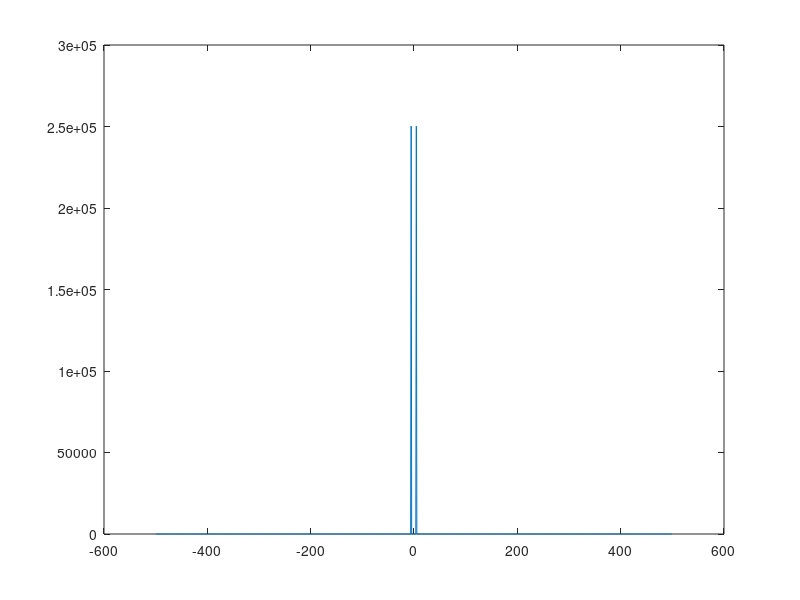
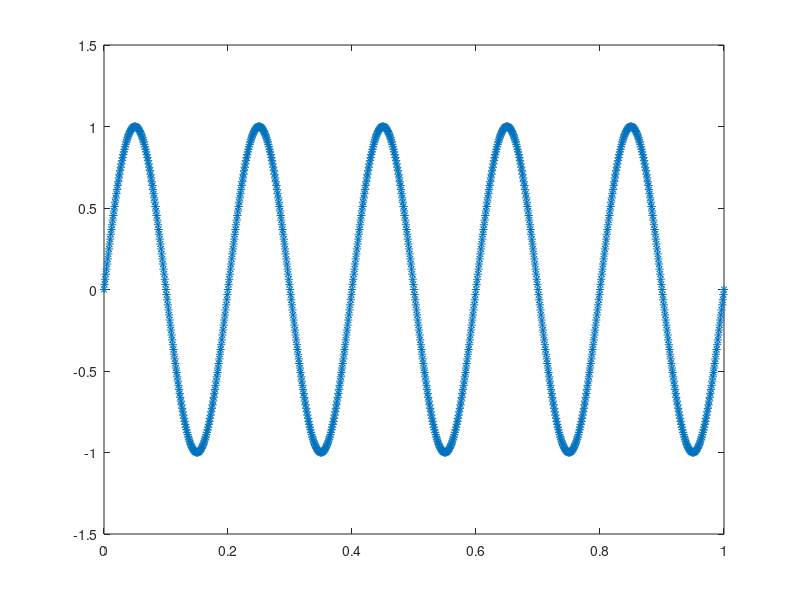
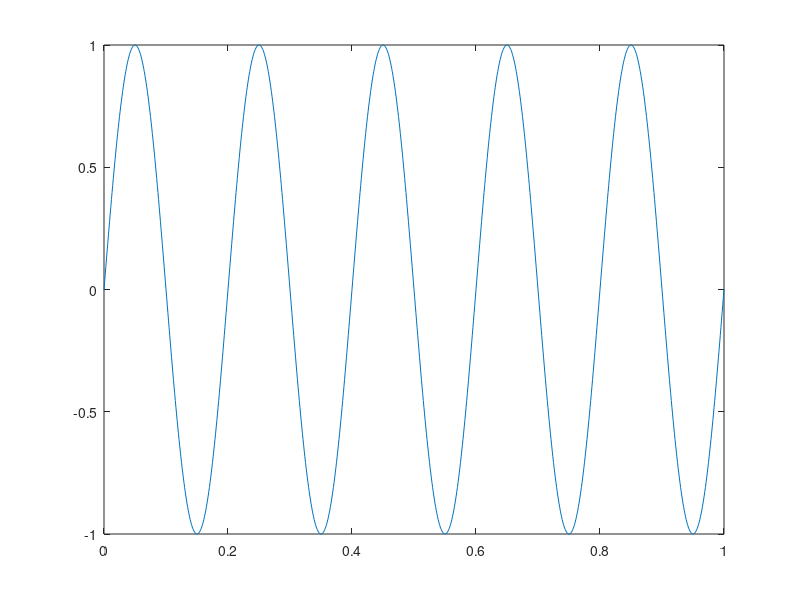

Source code (MATLAB) for these figures, in order:
clc
clear
close all
% script for clearing out any doubt with fourier transforms
Dx = 0.001;
x  = 0:Dx:1;
N  = length(x);
f  = sin(2*pi*5*x);
k  = (-N/2:N/2-1)/(N*Dx);
F  = (fft(f));
F1 = fftshift(F);
plot(k,abs(F1).^2)

f1 = (ifft(F));
figure
plot(x,(f1),'*')

figure
plot(x,f)